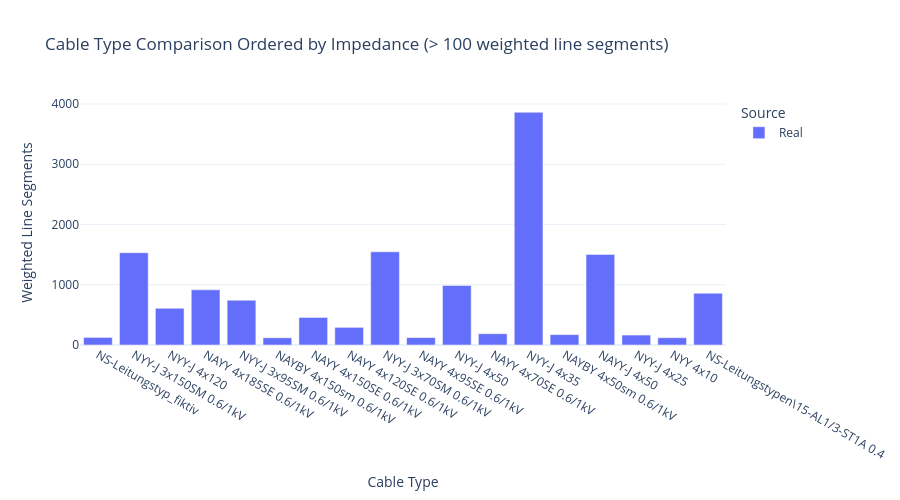

Write notebook code for a chart like this one.
### Code cell
_ = show_cable_type_comparison(
    PLZ,
    real_grid_dir=REAL_GRID_DIR,
    min_segment_count=MIN_CABLE_SEGMENTS,
 )

### Figure 1 — Plotly figure (JSON) as saved in the notebook; plotly's stock layout.template omitted (floating-point values rounded to 4 significant figures)
{"data": [{"alignmentgroup": "True", "customdata": [[1.223, 0.0], [40.34, 0.1453], [18.34, 0.1735], [30.45, 0.1836], [18.77, 0.208], [2.758, 0.2197], [11.69, 0.2218], [8.619, 0.2666], [32.89, 0.2788], [5.336, 0.3311], [20.88, 0.3961], [4.666, 0.4518], [56.19, 0.5309], [1.689, 0.6465], [22.28, 0.6466], [2.279, 0.7324], [1.749, 1.833], [10.97, 1.909]], "hovertemplate": "Source=Real<br>Cable Type=%{x}<br>Weighted Line Segments=%{y}<br>total_length_km=%{customdata[0]}<br>impedance_ohm_per_km=%{customdata[1]}<extra></extra>", "legendgroup": "Real", "marker": {"color": "#636efa", "pattern": {"shape": ""}}, "name": "Real", "offsetgroup": "Real", "orientation": "v", "showlegend": true, "textposition": "auto", "type": "bar", "x": ["NS-Leitungstyp_fiktiv", "NYY-J 3x150SM 0.6/1kV", "NYY-J 4x120", "NAYY 4x185SE 0.6/1kV", "NYY-J 3x95SM 0.6/1kV", "NAYBY 4x150sm 0.6/1kV", "NAYY 4x150SE 0.6/1kV", "NAYY 4x120SE 0.6/1kV", "NYY-J 3x70SM 0.6/1kV", "NAYY 4x95SE 0.6/1kV", "NYY-J 4x50", "NAYY 4x70SE 0.6/1kV", "NYY-J 4x35", "NAYBY 4x50sm 0.6/1kV", "NAYY-J 4x50", "NYY-J 4x25", "NYY 4x10", "NS-Leitungstypen\\15-AL1/3-ST1A 0.4"], "xaxis": "x", "y": [126.0, 1532.0, 609.0, 916.0, 743.0, 120.0, 457.0, 293.0, 1547.0, 123.0, 987.0, 187.0, 3863.0, 172.0, 1504.0, 165.0, 121.0, 860.0], "yaxis": "y"}], "layout": {"barmode": "group", "height": 500, "legend": {"title": {"text": "Source"}, "tracegroupgap": 0}, "title": {"text": "Cable Type Comparison Ordered by Impedance (> 100 weighted line segments)"}, "xaxis": {"anchor": "y", "categoryarray": ["NS-Leitungstyp_fiktiv", "NYY-J 3x150SM 0.6/1kV", "NYY-J 4x120", "NAYY 4x185SE 0.6/1kV", "NYY-J 3x95SM 0.6/1kV", "NAYBY 4x150sm 0.6/1kV", "NAYY 4x150SE 0.6/1kV", "NAYY 4x120SE 0.6/1kV", "NYY-J 3x70SM 0.6/1kV", "NAYY 4x95SE 0.6/1kV", "NYY-J 4x50", "NAYY 4x70SE 0.6/1kV", "NYY-J 4x35", "NAYBY 4x50sm 0.6/1kV", "NAYY-J 4x50", "NYY-J 4x25", "NYY 4x10", "NS-Leitungstypen\\15-AL1/3-ST1A 0.4"], "categoryorder": "array", "domain": [0, 1], "title": {"text": "Cable Type"}}, "yaxis": {"anchor": "x", "domain": [0, 1], "title": {"text": "Weighted Line Segments"}}}}
